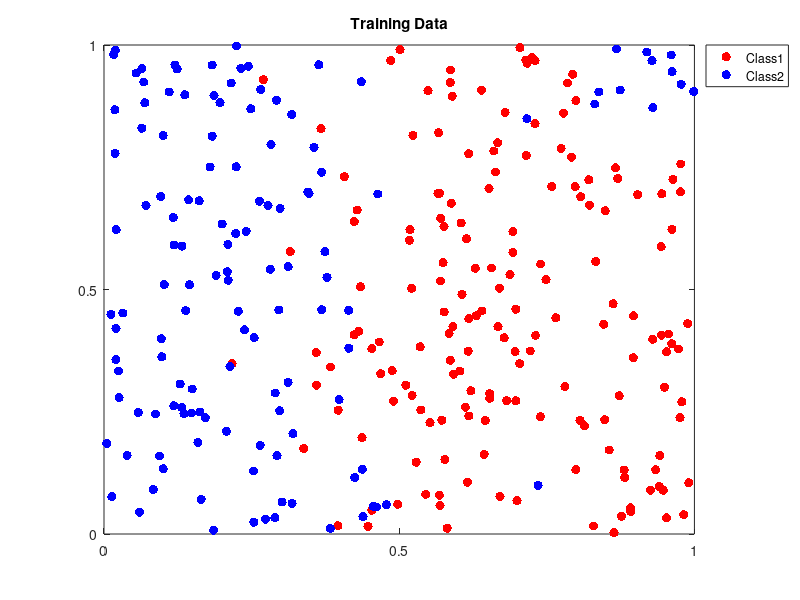

Write the MATLAB code that produced this figure. (Note: this script raises an error after producing the figure.)
%% Logistic Regression: Visualizing the Predictive Distribution
% Here we fit a logistic regression model to synthetic data and visualize the
% predictive distribution. We use an L2 regularizer and perform an RBF expansion
% of the data. 

%% Load and Plot the Data
% Our synthetic data consists of 300 2D examples from two different classes, 1 and 2. 
load synthetic2Ddata
figure;
plot(X(Y==1,1),X(Y==1,2),'.r','MarkerSize',20); hold on;
plot(X(Y==2,1),X(Y==2,2),'.b','MarkerSize',20);
set(gca,'XTick',0:0.5:1,'YTick',0:0.5:1);
title('Training Data');
legend({'Class1','Class2'},'Location','BestOutside');
%% Create the Data Transformer
% We will make use of PMTK's transformer objects to easily preprocess the data
% and perform the basis expansion. We chain three transformers together, which
% will be applied to the data in sequence. When we pass our chainTransformer to
% our model, (which we will create shortly), all of the details of the
% transformation are retained, and where appropriate, applied to future test data.
%
sigma2 = 1;          % kernel bandwidth
T = chainTransformer({standardizeTransformer(false)      ,...
                      kernelTransformer('rbf',sigma2)} );
%% Create the Model
% We now create a new logistic regression model and pass it the transformer object
% we just created.
model = logregDist('nclasses',2, 'transformer', T);
%% Fit the Model
% To fit the model, we simply call the model's fit method and pass in the data.
% Here we use an L2 regularizer, however, an L1 sparsity promoting regularizer
% could have been used just as easily by replacing the string 'l2' with 'l1'.
lambda = 1e-3;                                              % L2 regularizer
model = fit(model,'prior','l2','lambda',lambda,'X',X,'y',Y);
%%
% We can specify which optimization method we would like to use by passing in
% its name to the fit method as in the following. There are number of options
% but reasonable defaults exist. 
%%
%  model = fit(model,'prior','l2','lambda',lambda,'X',X,'y',Y,'method','lbfgs');
%% Predict
% To visualize the predictive distribution we will first create grid of points
% in our original 2D feature space and evaluate the posterior probability that
% each point belongs to class 1. 
%
[X1grid, X2grid] = meshgrid(0:0.01:1,0:0.01:1);
[nrows,ncols] = size(X1grid);
testData = [X1grid(:),X2grid(:)];
%%
% The output of the predict method is a discrete distribution over the class
% labels. We extract the probabilities of each test point belonging to class 1
% and reshape the vector for plotting purposes. 
pred = predict(model,testData);              % pred is an object - a discrete distribution
pclass1 = pred.probs(:,1);                   
probGrid = reshape(pclass1,nrows,ncols);
%% Plot the Predictive Distribution
% We can now make use of Matlab's excellent plotting capabilities and plot the
% surface of the distribution. 
figure;
surf(X1grid,X2grid,probGrid);
shading interp; view([0 90]); colorbar;
set(gca,'XTick',0:0.5:1,'YTick',0:0.5:1);
title('Predictive Distribution');
%%
